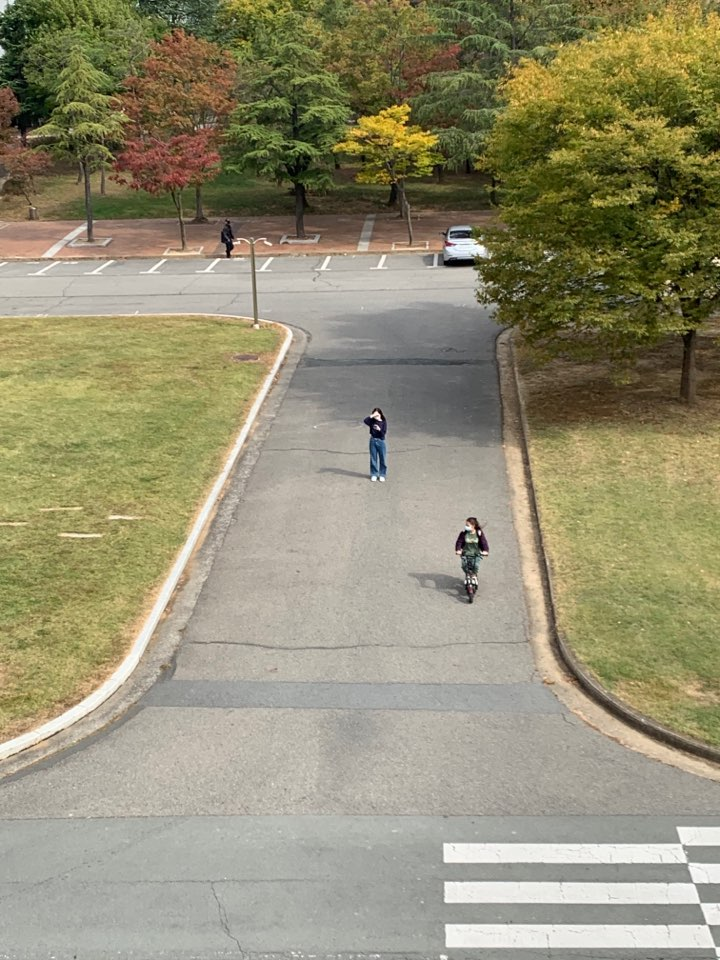
#> input picture python/gps1..jpg, 720 x 960 px
$ python transform.py
#> lines starting #> are read from the running program, lines starting #| are printed output that depends on the picture
import matplotlib.pyplot as plt
import cv2
import numpy as np

def corner():
    while(True):
        image = cv2.imread(fileName)
#> image is the input picture: shape (960, 720, 3); mean B, G, R 114.7, 142.7, 147.7
        imageGray = cv2.cvtColor(image, cv2.COLOR_BGR2GRAY)
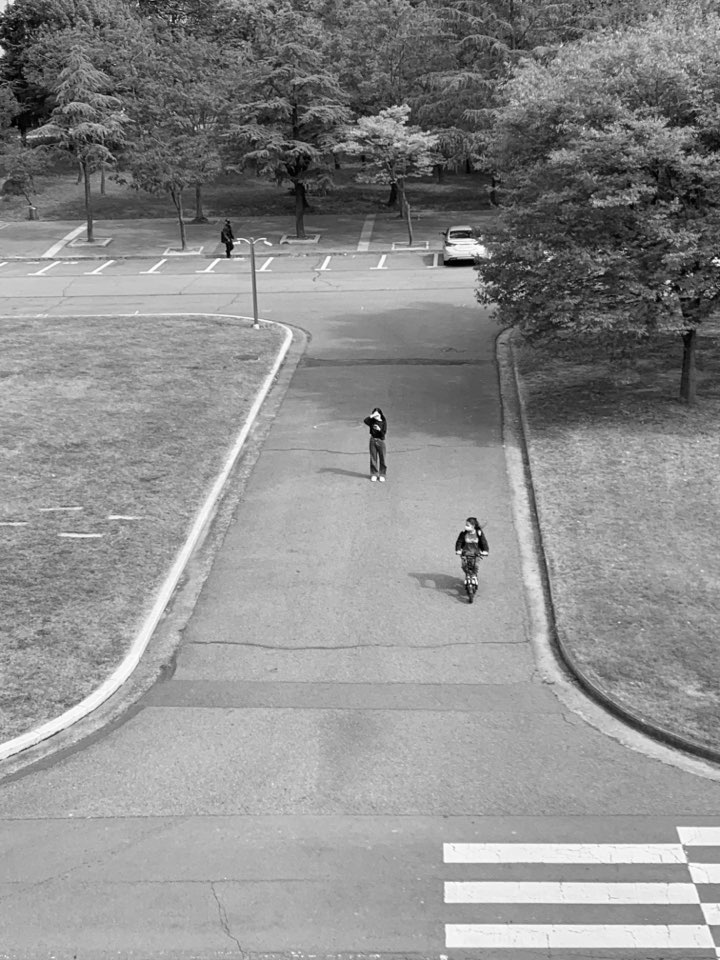
#> imageGray: shape (960, 720); min 0, max 255, mean 141
        imageCorner = cv2.cvtColor(image, cv2.COLOR_BGR2RGB)


    imageGray = np.float32(imageGray)
    result = cv2.cornerHarris(imageGray, 4, 3, 0.07)
    result = cv2.dilate(result, None)

    imageCorner[result > 0.01 * result.max()] = [255, 0, 0]

    print('--imagecorner--')
    print(imageCorner)

    plt.imshow(imageCorner)
    plt.show()

def warp():
    print('1')
    frame = cv2.imread(fileName)
    ret = cv2.imread(fileName)

    # Locate points of the documents or object which you want to transform
    pts1 = np.float32([[69, 297],[726, 59],[306, 1315],[1022, 1179]])
    pts2 = np.float32([[0, 0],  [0, 400],[400, 0], [400, 400]])

    # Apply Perspective Transform Algorithm
    matrix = cv2.getPerspectiveTransform(pts1, pts2)
    result = cv2.warpPerspective(frame, matrix, (400, 400))

    plt.imshow(result)
    plt.show()


fileName = 'gps1..jpg'

corner()
print('warp')
warp()
